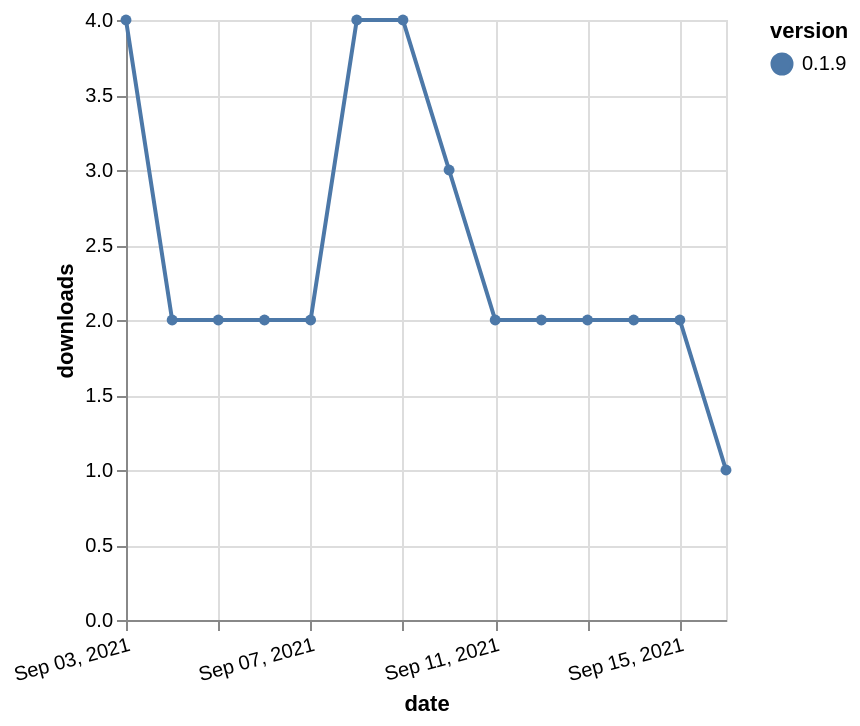

Here is the Vega-Lite specification saved for this chart:
### Vega-Lite specification from a JSON file in a GitHub repository (floating-point values rounded to 4 significant figures)
{"$schema": "https://vega.github.io/schema/vega-lite/v5.json", "description": "A simple bar chart with embedded data.", "data": {"values": [{"date": "2021-09-03", "total": 291, "delta": 4, "version": "0.1.9"}, {"date": "2021-09-04", "total": 293, "delta": 2, "version": "0.1.9"}, {"date": "2021-09-05", "total": 295, "delta": 2, "version": "0.1.9"}, {"date": "2021-09-06", "total": 297, "delta": 2, "version": "0.1.9"}, {"date": "2021-09-07", "total": 299, "delta": 2, "version": "0.1.9"}, {"date": "2021-09-08", "total": 303, "delta": 4, "version": "0.1.9"}, {"date": "2021-09-09", "total": 307, "delta": 4, "version": "0.1.9"}, {"date": "2021-09-10", "total": 310, "delta": 3, "version": "0.1.9"}, {"date": "2021-09-11", "total": 312, "delta": 2, "version": "0.1.9"}, {"date": "2021-09-12", "total": 314, "delta": 2, "version": "0.1.9"}, {"date": "2021-09-13", "total": 316, "delta": 2, "version": "0.1.9"}, {"date": "2021-09-14", "total": 318, "delta": 2, "version": "0.1.9"}, {"date": "2021-09-15", "total": 320, "delta": 2, "version": "0.1.9"}, {"date": "2021-09-16", "total": 321, "delta": 1, "version": "0.1.9"}]}, "width": "container", "mark": {"type": "line", "point": {"filled": true}}, "encoding": {"x": {"field": "date", "type": "temporal", "timeUnit": "yearmonthdate", "title": "date", "axis": {"labelAngle": -15}}, "y": {"field": "delta", "type": "quantitative", "title": "downloads"}, "color": {"field": "version", "type": "nominal"}, "tooltip": {"field": "delta"}}}
